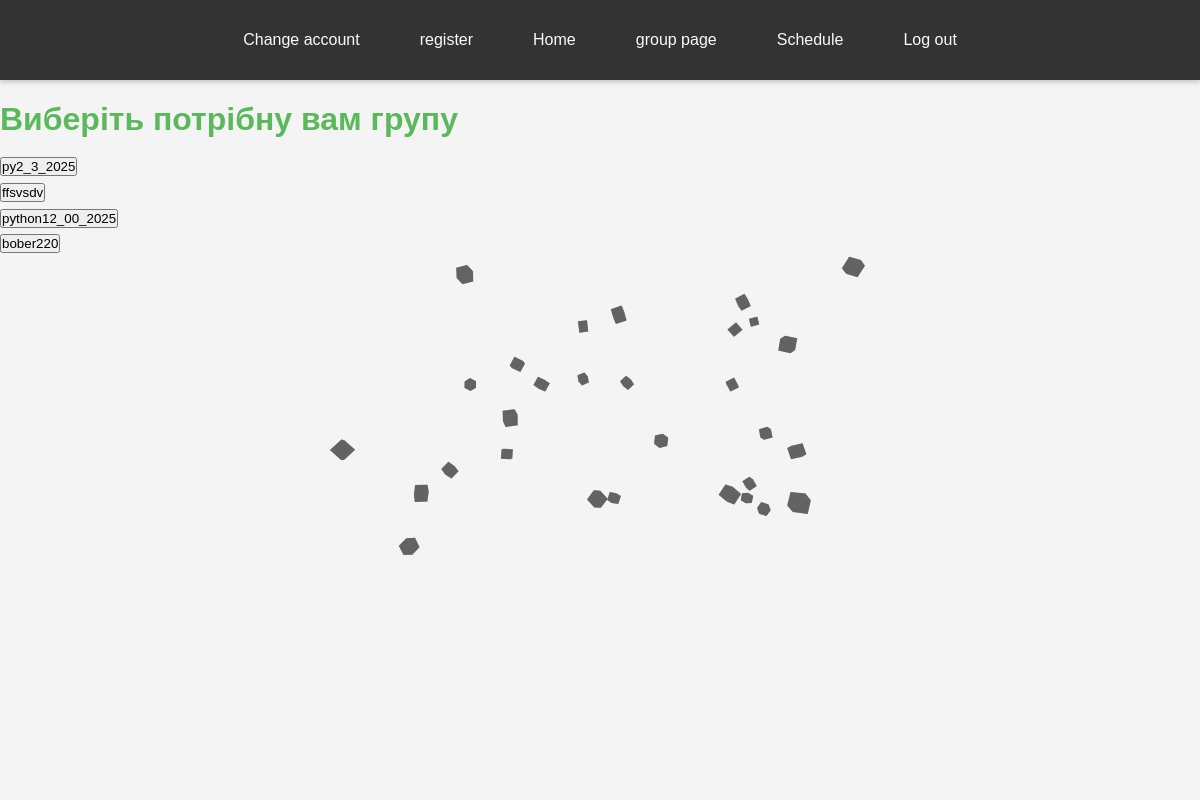
/teacher/ (signed in), run on the app's committed database.
### base/models.py (models this page shows)
class Group(models.Model):
    name = models.CharField(max_length=100)
    schedule = models.ForeignKey(schedule, on_delete=models.CASCADE, null=True)
    homework = models.ManyToManyField(Homework)

### teacher/views.py (the view)
# urls.py: path("", views.teacher_home, name='teacher_home'),
def teacher_home(request):
    if request.method == "GET":
        if not request.user.is_authenticated or not Teacher.objects.filter(user=request.user).exists():
            return redirect("login")
        teacher_info = Teacher.objects.filter(user=request.user).first()
        print(teacher_info)
        for i in teacher_info.groups.all():
            print(i, 10000000022222222222222222222)
        print(request.user)
        print(get_user_permissions(request.user))
        return render(
            request,
            "teacher_home.html",
            {
                "teacher_info": teacher_info.groups.all(),
                "permission": get_user_permissions(request.user),
            },
        )
        return redirect("login")
    return redirect("teacher")

### base/views.py (called while the page is built)
def get_user_permissions(user):
    if Teacher.objects.filter(user=user).exists():
        return "teacher"
    elif Manager.objects.filter(user=user).exists():
        return "manager"
    elif Parents.objects.filter(user=user).exists():
        return "parent"
    elif Student.objects.filter(user=user).exists():
        return "student"
    else:
        return None

### teacher/templates/teacher_home.html (shortened to what this page needs)
<!DOCTYPE html>
<html lang="en">
<head>
    <link rel="stylesheet" href="https://cdnjs.cloudflare.com/ajax/libs/font-awesome/6.0.0-beta3/css/all.min.css">
    <link rel="stylesheet" href="/static/css/teacher_home.css">
    {%include '_head.html'%}</head>
<body>
          {% include "_navteacher.html" %}
    {% if permission == "teacher" or permission == "manager"%}
    <div class="form-group" id="groups">
        <h2>Виберіть потрібну вам групу</h2>
        {%for info in teacher_info%}
        <div class="group">
            <form method="post" id="group_form">
                <button id="{{info.group}}" name="group_select" onclick=" event.preventDefault(); location.href = '/teacher/group?name={{info.name}}';">{{info.name}}</button>
            </form>
        </div>
        {%endfor%}
    </div>
    {% else %}
    <p>No permissions</p>
    {% endif %}
</body>
</html>

### children/static/css/g_g.css (style rules this page uses)
body { font-family: sans-serif; margin: 20px; background-color: #f4f4f4; color: #333; }
h2 { color: #5cb85c; margin-top: 0; margin-bottom: 15px; }

### base/templates/_head.html (style rules this page uses)
*, *::before, *::after { box-sizing: border-box; margin: 0; padding: 0; }
html { scroll-behavior: smooth; }
body { font-family: 'Segoe UI', Tahoma, Geneva, Verdana, sans-serif; line-height: 1.6; color: #333; background-color: #f4f4f4; position: relative; overflow: hidden; }
h1, h2, h3, h4, h5, h6 { font-weight: 700; margin-bottom: 1rem; line-height: 1.2; }
h2 { font-size: 2rem; }

### teacher/templates/_navteacher.html (style rules this page uses)
body { font-family: Arial, sans-serif; margin: 0; padding: 0; }

### data on the page
Group: name "py2_3_2025"
Group: name "ffsvsdv"
Group: name "python12_00_2025"
Group: name "bober220"
